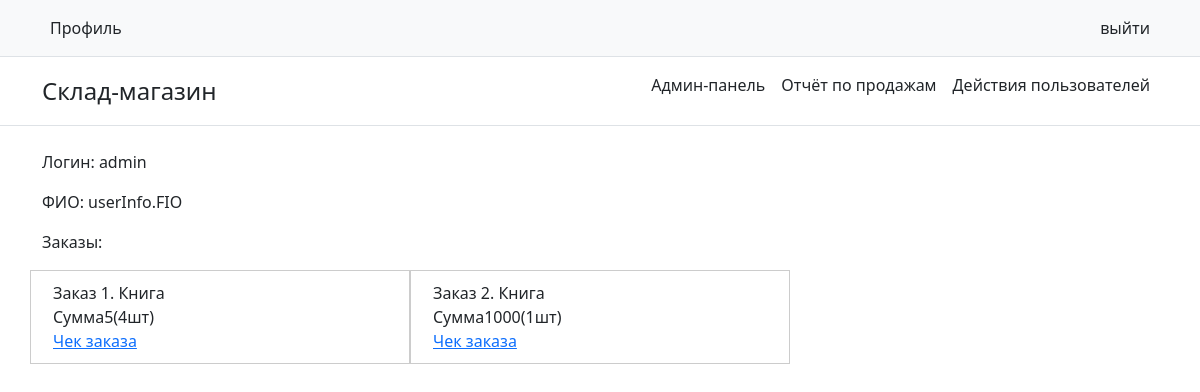
/accounts/profile/ (signed in), run on an earlier commit of the app's database.
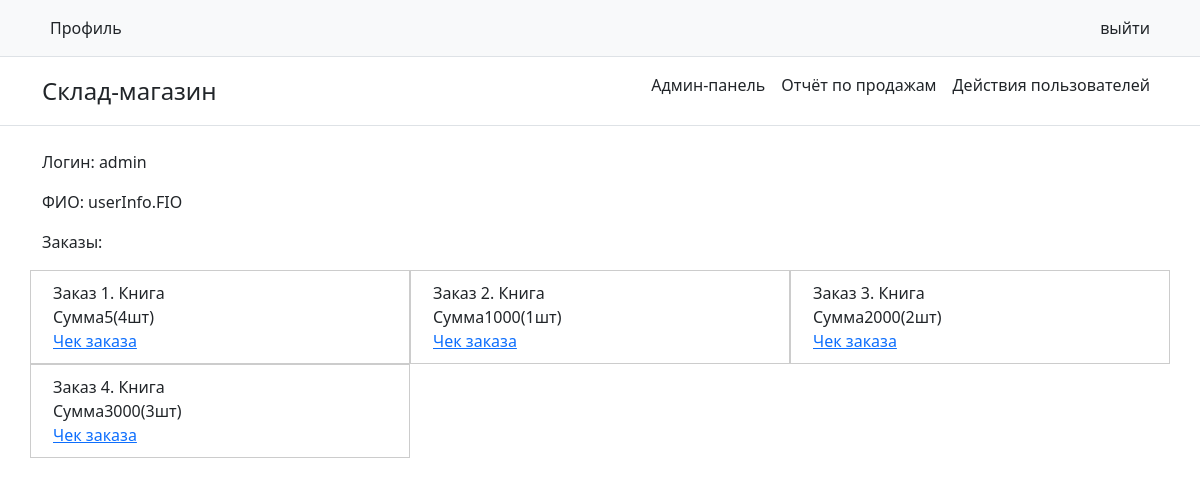
And on a later commit of the database.
### logic/models.py (models this page shows, shortened)
class Order(models.Model):
    buyer = models.ForeignKey(Buyer, on_delete=models.PROTECT)
    tovar = models.ForeignKey(Tovar, on_delete=models.PROTECT)
    count = models.IntegerField(verbose_name='Количество')
    total_price = models.IntegerField(verbose_name='Сумма заказа', null=True)
    class Meta:
        verbose_name = 'Заказ'
        verbose_name_plural = 'Заказы'

class Tovar(models.Model):
    name = models.CharField(max_length=100, verbose_name='Название', default='')
    category = models.ForeignKey(Category, on_delete=models.PROTECT)
    count = models.IntegerField(verbose_name='Количество товаров на складе')
    srok_godosti = models.IntegerField(verbose_name='Гарантийний срок(в днях)')
    price = models.IntegerField(verbose_name='цена')
    suppilers = models.ManyToManyField(Suppliers)
    class Meta:
        verbose_name = 'Товар'
        verbose_name_plural = 'Товары'

### logic/views.py (the view)
# urls.py: path('accounts/profile/', profile, name='profile'),
def profile(request):
    userInfo = get_object_or_404(Buyer, person_id = request.user.id)
    orders = Order.objects.filter(buyer_id=request.user.id)
    return render(request, 'pages/profile.html', {
        'userInfo': userInfo,
        'orders': orders
    })

### templates/pages/profile.html
{% extends 'index.html' %}
{% block content %}
    <p>Логин: {{ request.user.username }}</p>
    <p>ФИО: userInfo.FIO</p>
    <p>Заказы:</p>
    <div class="row">
    {% for order in orders %}
        <div class="col-4" style="border: 1px solid rgba(0,0,0,0.2)">
            <div style="margin: 10px">
                <div>Заказ {{ order.id }}. {{ order.tovar.name }}</div>
                <div>Сумма{{ order.total_price }}({{ order.count }}шт)</div>
                <div><a href="/order/{{ order.id }}">Чек заказа</a></div>
            </div>
        </div>
    {% endfor %}
    </div>
{% endblock %}

### templates/index.html (shortened to what this page needs)
{% load static %}
<!DOCTYPE html>
<html lang="ru">
<head>
    <link href="https://cdn.jsdelivr.net/npm/bootstrap@5.3.3/dist/css/bootstrap.min.css" rel="stylesheet">
    <link rel="stylesheet" href="{% static 'main.css' %}">
</head>
<body>
    {% include 'header.html' %}
    <div class="container-xl">
        {% block content %}
        {% endblock %}
    </div>
</body>
</html>

### templates/header.html (shortened to what this page needs)
<nav class="py-2 bg-light border-bottom">
    <div class="container d-flex flex-wrap">
      <ul class="nav me-auto">
        <li class="nav-item"><a href="/accounts/profile/" class="nav-link link-dark px-2">Профиль</a></li>
      </ul>
      <ul class="nav">
          {% if user.is_authenticated %}
              <form action="{% url 'logout' %}" method="post">
                  <button type="submit" class="nav-link link-dark px-2">выйти</button>
              </form>
                {% else %}
                      <li class="nav-item"><a href="/login" class="nav-link link-dark px-2">Вход</a></li>
        <li class="nav-item"><a href="/logup" class="nav-link link-dark px-2">Регистрация</a></li>
                {% endif %}
      </ul>
    </div>
  </nav>
<header class="py-3 mb-4 border-bottom">
    <div class="container d-flex flex-wrap justify-content-center">
      <a href="/" class="d-flex align-items-center mb-3 mb-lg-0 me-lg-auto text-dark text-decoration-none">
        <span class="fs-4">Склад-магазин</span>
      </a>
        {% if user.is_superuser %}
            <a href="/admin/" class="nav-link px-2 link-dark">Админ-панель</a>
            <a href="/otchet" class="nav-link px-2 link-dark">Отчёт по продажам</a>
            <a href="/logs" class="nav-link px-2 link-dark">Действия пользователей</a>
        {% endif %}
    </div>
  </header>

What changed in the data, as far as the page shows it:
added Order: id "3", tovar.name "Книга", total_price "2000", count "2"
added Order: id "4", tovar.name "Книга", total_price "3000", count "3"
